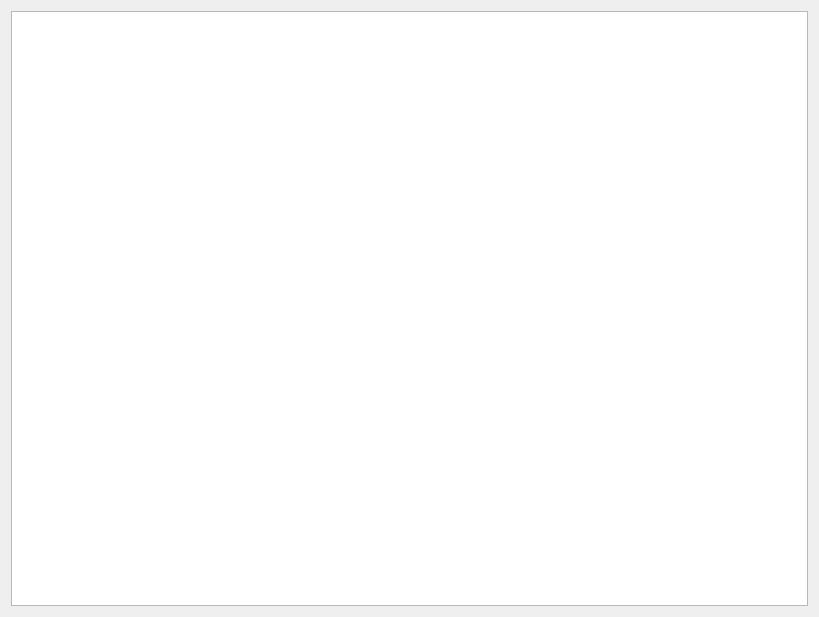
<?xml version="1.0" encoding="UTF-8"?>
<ui version="4.0">
 <class>SHMtableDialog</class>
 <widget class="QDialog" name="SHMtableDialog">
  <property name="geometry">
   <rect>
    <x>0</x>
    <y>0</y>
    <width>819</width>
    <height>617</height>
   </rect>
  </property>
  <property name="windowTitle">
   <string>Dialog</string>
  </property>
  <layout class="QGridLayout" name="gridLayout">
   <item row="0" column="0">
    <widget class="QTableWidget" name="tableWidget"/>
   </item>
  </layout>
 </widget>
 <resources/>
 <connections/>
</ui>
